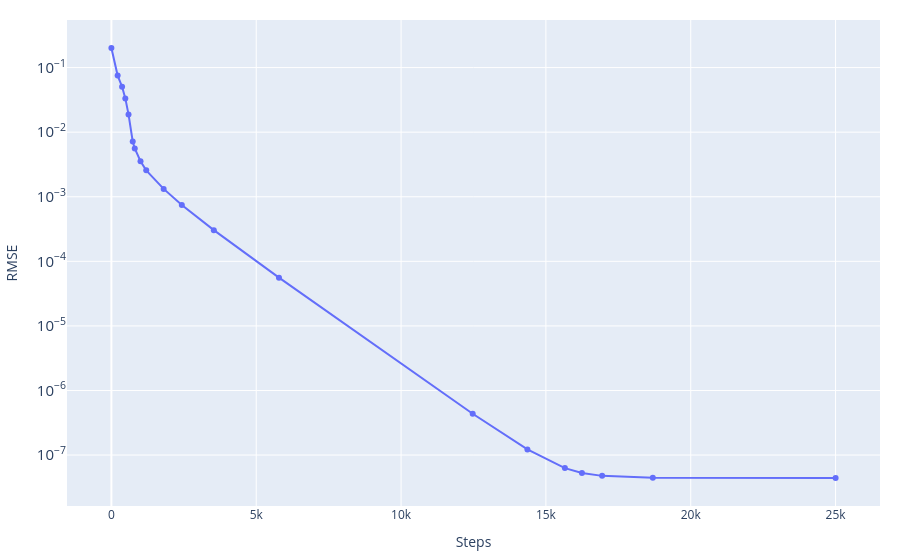
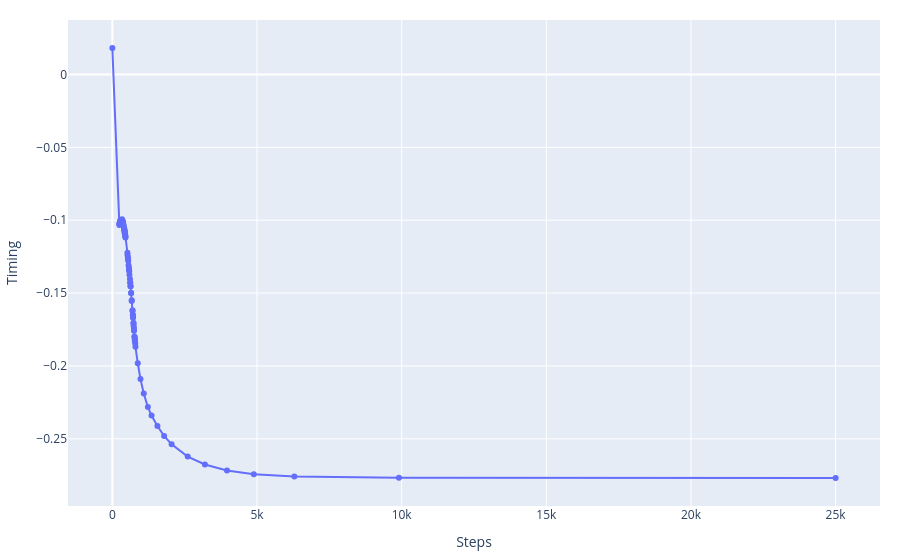

Notebook code for these charts, in order:
### Code cell
event_best_US, history_US, cost_story_US, misfit_fin_US = Uniq_searcher.gradient_descent(
    stations=stations_norm,
    event_test=np.copy(event_ini),
    n_iteration=200_000,
    ranX=1,
    ranY=1,
    ranZ=1,
    rant=0.0005,
    lr_decay=0.05,
    patience=500,
    vp=4000.0)

print('Best fitt with:')
print(f'\t- RMSE = {misfit_fin_US}')
print(f'\t- Event = {event_best_US}')

Results['Unique searcher'] = {'X':event_best_US['X'],
                              'Y':event_best_US['Y'],
                              'Z':event_best_US['Z'],
                              't':event_best_US['t'],
                              'RMSE':misfit_fin_US}

_ = graphics.history_2d(cost_story_US, 'RMSE', log_y=True, filename=None)
_ = graphics.history_2d(history_US[:, 3], 'Timing', filename=None)
_ = graphics.history_3d(history_US[:, :3], stations_norm, filename=None)

### Figure 1 — Plotly figure (JSON) as saved in the notebook; plotly's stock layout.template omitted (floating-point values rounded to 4 significant figures)
{"data": [{"mode": "lines+markers", "name": "RMSE", "type": "scatter", "x": [0, 216, 369, 481, 591, 736, 806, 1005, 1202, 1804, 2431, 3536, 5785, 12473, 14362, 15656, 16244, 16941, 18691, 25001], "y": [0.2007, 0.07517, 0.05056, 0.03332, 0.01885, 0.007171, 0.005585, 0.003557, 0.002563, 0.001323, 0.0007464, 0.000304, 5.593e-05, 4.358e-07, 1.222e-07, 6.286e-08, 5.291e-08, 4.763e-08, 4.451e-08, 4.423e-08]}], "layout": {"hovermode": "x unified", "margin": {"b": 20, "l": 20, "r": 20, "t": 20}, "title": {}, "xaxis": {"showgrid": true, "title": {"text": "Steps"}}, "yaxis": {"exponentformat": "power", "showgrid": true, "title": {"text": "RMSE"}, "type": "log"}}}

### Figure 2 — Plotly figure (JSON) as saved in the notebook; plotly's stock layout.template omitted (floating-point values rounded to 4 significant figures)
{"data": [{"mode": "lines+markers", "name": "Timing", "type": "scatter", "x": [0, 243, 247, 252, 254, 257, 259, 271, 273, 280, 282, 335, 337, 353, 355, 360, 362, 367, 369, 374, 376, 394, 406, 409, 414, 417, 422, 425, 430, 433, 441, 444, 452, 455, 521, 524, 537, 540, 550, 560, 574, 577, 584, 591, 609, 616, 620, 627, 631, 646, 650, 669, 670, 697, 698, 709, 710, 714, 715, 730, 731, 735, 744, 748, 749, 764, 771, 774, 778, 781, 792, 799, 879, 972, 1085, 1228, 1355, 1558, 1789, 2048, 2604, 3199, 3962, 4890, 6291, 9905, 25001], "y": [0.01814, -0.1034, -0.1024, -0.1029, -0.1019, -0.1024, -0.1014, -0.1014, -0.1004, -0.1009, -0.09986, -0.09936, -0.1004, -0.1004, -0.1014, -0.1009, -0.1019, -0.1014, -0.1024, -0.1019, -0.1029, -0.1039, -0.1059, -0.1054, -0.1069, -0.1064, -0.1079, -0.1074, -0.1089, -0.1084, -0.1104, -0.1099, -0.1119, -0.1114, -0.1224, -0.1239, -0.1254, -0.1269, -0.1279, -0.1309, -0.1329, -0.1344, -0.1349, -0.1374, -0.1404, -0.1429, -0.1429, -0.1454, -0.1454, -0.1499, -0.1499, -0.1554, -0.1549, -0.1624, -0.1619, -0.1654, -0.1649, -0.1669, -0.1664, -0.1709, -0.1704, -0.1724, -0.1739, -0.1759, -0.1754, -0.1799, -0.1804, -0.1818, -0.1818, -0.1832, -0.1846, -0.1868, -0.1982, -0.2089, -0.2189, -0.2282, -0.234, -0.2412, -0.248, -0.2538, -0.2622, -0.2676, -0.2717, -0.2743, -0.2759, -0.2768, -0.2769]}], "layout": {"hovermode": "x unified", "margin": {"b": 20, "l": 20, "r": 20, "t": 20}, "title": {}, "xaxis": {"showgrid": true, "title": {"text": "Steps"}}, "yaxis": {"exponentformat": "power", "showgrid": true, "title": {"text": "Timing"}, "type": "linear"}}}
